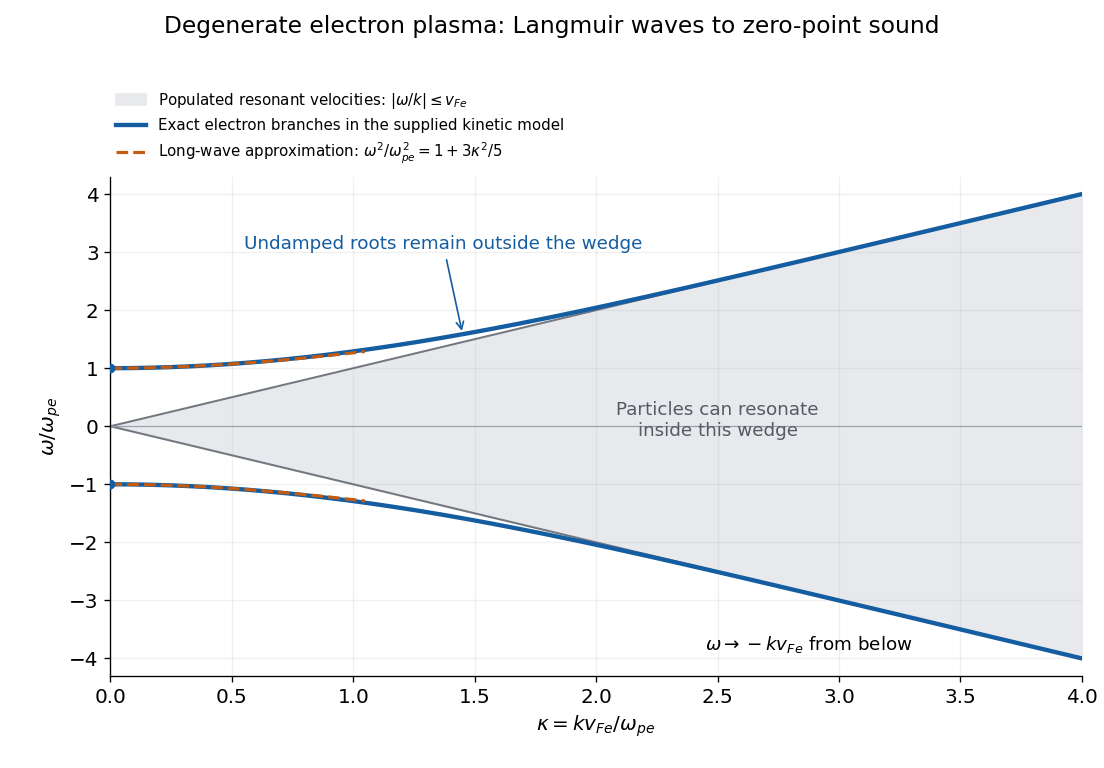

Here is the Python script that generated this plot:
"""Original classical-trajectory degenerate-plasma dispersion diagram.

Tested with Python 3.14, NumPy 2.3.5 and Matplotlib 3.10.7.
The sole output is the PNG with this script's basename in the current directory.
"""

from pathlib import Path
import math

import matplotlib

matplotlib.use("Agg")
import matplotlib.pyplot as plt
import numpy as np


def response_bracket(log_delta: float) -> float:
    """Return 1 - (s/2) log((s+1)/(s-1)), s = 1 + exp(log_delta)."""
    delta = math.exp(log_delta)
    s = 1.0 + delta
    if s > 3.0:
        # Avoid cancellation at large phase speed.
        inv_s2 = 1.0 / (s * s)
        power = inv_s2
        total = 0.0
        for n in range(1, 25):
            total -= power / (2 * n + 1)
            power *= inv_s2
        return total
    # Resolve the exponentially small edge separation without computing s - 1.
    return 1.0 + 0.5 * s * (log_delta - math.log(2.0 + delta))


def branch(kappa: float) -> float:
    """Positive root omega / omega_pe at kappa = k v_Fe / omega_pe."""
    if kappa == 0.0:
        return 1.0
    low, high = -100.0, math.log(max(10.0, 10.0 / kappa))
    for _ in range(110):
        mid = 0.5 * (low + high)
        if response_bracket(mid) + kappa * kappa / 3.0 < 0.0:
            low = mid
        else:
            high = mid
    return kappa * (1.0 + math.exp(0.5 * (low + high)))


def main() -> None:
    plt.rcParams.update({"font.size": 12, "axes.titlesize": 15})
    kappa = np.linspace(0.0, 4.0, 650)
    omega = np.array([branch(float(k)) for k in kappa])
    fig, ax = plt.subplots(figsize=(9.2, 6.4), dpi=120, facecolor="white")
    fig.suptitle("Degenerate electron plasma: Langmuir waves to zero-point sound",
                 y=0.98, fontsize=14)
    ax.set_facecolor("white")
    ax.fill_between(kappa, -kappa, kappa, color="#e7e9ed",
                    label=r"Populated resonant velocities: $|\omega/k|\leq v_{Fe}$")
    ax.plot(kappa, kappa, color="#727780", linewidth=1.2)
    ax.plot(kappa, -kappa, color="#727780", linewidth=1.2)
    ax.plot(kappa, omega, color="#145da0", linewidth=2.6,
            label="Exact electron branches in the supplied kinetic model")
    ax.plot(kappa, -omega, color="#145da0", linewidth=2.6)
    small = kappa[kappa <= 1.05]
    approx = np.sqrt(1.0 + 0.6 * small * small)
    ax.plot(small, approx, "--", color="#c35b11", linewidth=1.9,
            label=r"Long-wave approximation: $\omega^2/\omega_{pe}^2=1+3\kappa^2/5$")
    ax.plot(small, -approx, "--", color="#c35b11", linewidth=1.9)
    ax.scatter([0, 0], [1, -1], color="#145da0", s=24, zorder=4)
    ax.annotate("Undamped roots remain outside the wedge",
                xy=(1.45, branch(1.45)), xytext=(0.55, 3.05),
                arrowprops={"arrowstyle": "->", "color": "#145da0"},
                fontsize=11, color="#145da0")
    ax.text(2.5, 0.10, "Particles can resonate\ninside this wedge",
            ha="center", va="center", color="#555b63", fontsize=11)
    ax.text(2.45, -3.85, r"$\omega\to -k v_{Fe}$ from below", fontsize=11)
    ax.set(xlim=(0, 4), ylim=(-4.3, 4.3),
           xlabel=r"$\kappa=k v_{Fe}/\omega_{pe}$",
           ylabel=r"$\omega/\omega_{pe}$")
    ax.axhline(0, color="#9ca0a6", linewidth=0.7)
    ax.grid(alpha=0.18)
    ax.spines[["top", "right"]].set_visible(False)
    ax.legend(loc="lower left", bbox_to_anchor=(0, 1.01), fontsize=9,
              frameon=False, borderaxespad=0)
    fig.subplots_adjust(left=0.10, right=0.98, bottom=0.12, top=0.77)
    output = Path.cwd() / Path(__file__).with_suffix(".png").name
    fig.savefig(output, facecolor="white", transparent=False,
                metadata={"Software": "Matplotlib; original numerical diagram"})
    plt.close(fig)


if __name__ == "__main__":
    main()
